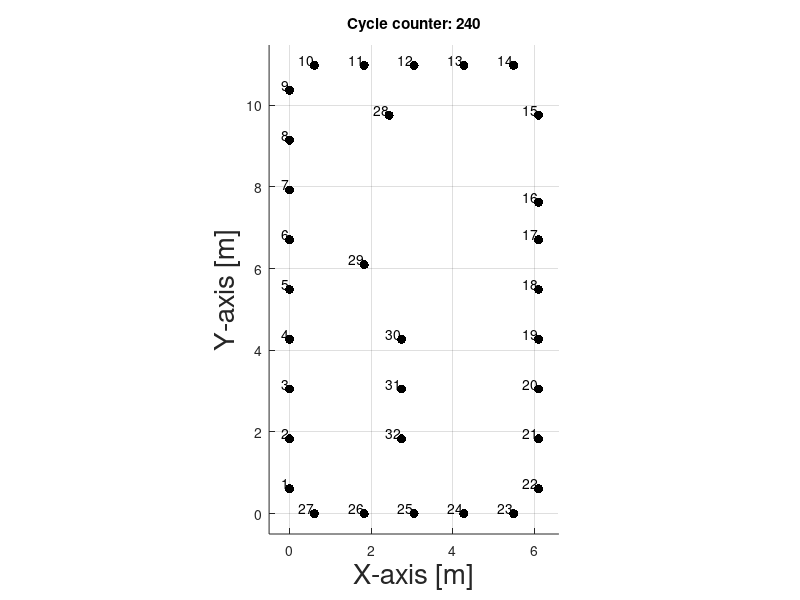

Here is the MATLAB script that generated this plot:
%%%%%%%%%%%%%%%%%%%%%%%%%%%%%%%%%%%%%%%%%%%%%%%%%%%%%%%%%%%%%%%%%%%%%%%%%%%
%
% Copyright (c) 2014
% The University of Utah
% Sensing and Processing Across Networks (SPAN) Lab
% All rights reserved.
% 
% Redistribution and use, with or without modifications, are permitted
% provided that the following conditions are met:
%
% 1. Redistributions must retain the above copyright notice, this list of
%    conditions, and the following disclaimer in the documentation and/or
%    other materials provided with the distribution.
% 2. Neither the name of the University nor the names of its contributors
%    may be used to endorse or promote products derived from this software
%    without specific prior written permission.
% 
% DISCLAIMER:
%
% THIS SOFTWARE IS PROVIDED BY THE UNIVERSITY AND CONTRIBUTORS ''AS IS'' AND
% ANY EXPRESS OR IMPLIED WARRANTIES, INCLUDING, BUT NOT LIMITED TO, THE
% IMPLIED WARRANTIES OF MERCHANTABILITY AND FITNESS FOR A PARTICULAR PURPOSE
% ARE DISCLAIMED. IN NO EVENT SHALL THE UNIVERSITY OR CONTRIBUTORS BE LIABLE
% FOR ANY DIRECT, INDIRECT, INCIDENTAL, SPECIAL, EXEMPLARY, OR CONSEQUENTIAL
% DAMAGES (INCLUDING, BUT NOT LIMITED TO, PROCUREMENT OF SUBSTITUTE GOODS
% OR SERVICES; LOSS OF USE, DATA, OR PROFITS; OR BUSINESS INTERRUPTION)
% HOWEVER CAUSED AND ON ANY THEORY OF LIABILITY, WHETHER IN CONTRACT, STRICT
% LIABILITY, OR TORT (INCLUDING NEGLIGENCE OR OTHERWISE) ARISING IN ANY WAY
% OUT OF THE USE OF THIS SOFTWARE, EVEN IF ADVISED OF THE POSSIBILITY OF
% SUCH DAMAGE.
% --------------------------------------------------------------------------
%
% Author(s) : Maurizio Bocca, Neal Patwari
% Created   : 2014-01-15
%%%%%%%%%%%%%%%%%%%%%%%%%%%%%%%%%%%%%%%%%%%%%%%%%%%%%%%%%%%%%%%%%%%%%%%%%%%



function getTrueTrajectories()
% A function displaying the true trajectories of the targets during the
% test.

close all; clc;

load('targets_coordinates');
RFsensorLocsFt = [...
    [0,2];[0,6];[0,10];[0,14];[0,18]; ...
    [0,22];[0,26];[0,30];[0,34];[2,36]; ...
    [6,36];[10,36];[14,36];[18,36];[20,32]; ...
    [20,25];[20,22];[20,18];[20,14];[20,10]; ...
    [20,6];[20,2];[18,0];[14,0];[10,0]; ...
    [6,0];[2,0];[8,32];[6,20];[9,14]; ...
    [9,10];[9,6]]';
RFsensorLocsMt = RFsensorLocsFt*0.3048;

for cycleCounter = 1:length(x_coord_t1)
    try
        set(titleHandle,'String',['Cycle counter: ' num2str(cycleCounter)]);
        set(t1Handle,'Xdata',x_coord_t1(cycleCounter), ...
            'YData',y_coord_t1(cycleCounter));
        set(t2Handle,'Xdata',x_coord_t2(cycleCounter), ...
            'YData',y_coord_t2(cycleCounter));
    catch    
        figure();
        hold on;
        plot(RFsensorLocsMt(1,:),RFsensorLocsMt(2,:),'k.','markerSize',20);
        labels = cellstr(num2str([1:length(RFsensorLocsMt)]'));
        text(RFsensorLocsMt(1,:),RFsensorLocsMt(2,:),labels, ...
            'VerticalAlignment','bottom','HorizontalAlignment','right');
        plot_margin = 0.5;
        axis([min(RFsensorLocsMt(1,:))-plot_margin ...
              max(RFsensorLocsMt(1,:))+plot_margin ...
              min(RFsensorLocsMt(2,:))-plot_margin ...
              max(RFsensorLocsMt(2,:))+plot_margin]);
        daspect([1,1,1]);
        xlabel('X-axis [m]','FontSize',20);
        ylabel('Y-axis [m]','FontSize',20);
        grid;
        titleHandle = title(['Cycle counter: ' num2str(cycleCounter)]);
        t1Handle = plot(x_coord_t1(cycleCounter), ...
            y_coord_t1(cycleCounter), ...
            'b.','markerSize',40);
        t2Handle = plot(x_coord_t2(cycleCounter), ...
            y_coord_t2(cycleCounter), ...
            'r.','markerSize',40);
    end
    drawnow
    pause(0.05)
end


